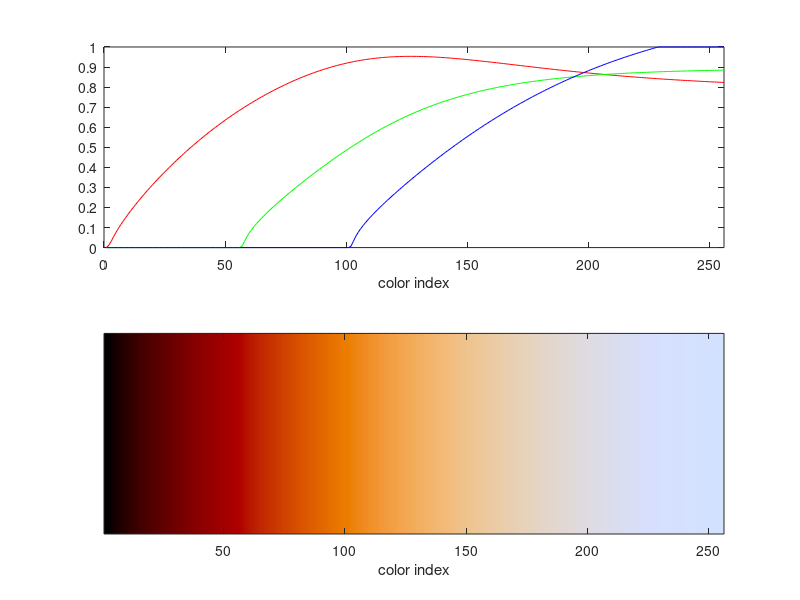
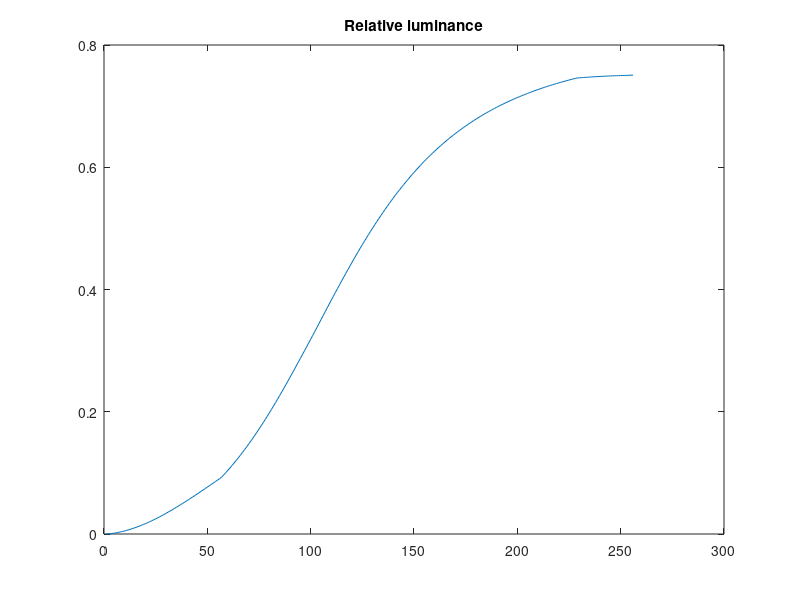
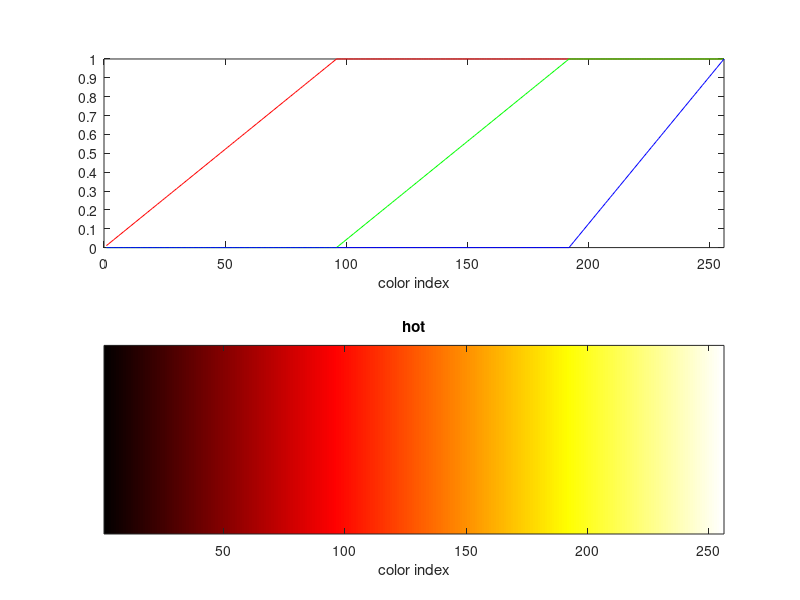
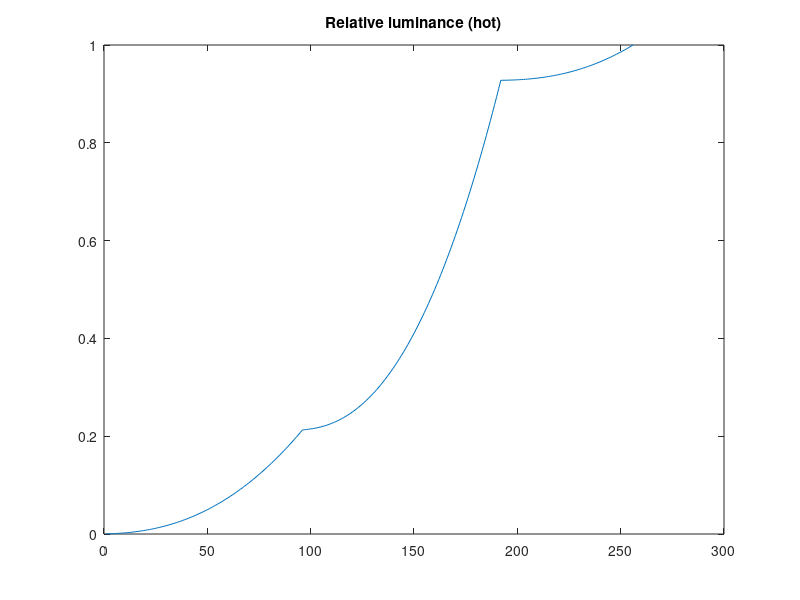

Here is the MATLAB script that generated these plots, in order:
% GNU Octave script
warning ("off", "Octave:broadcast");

% Physical constants, from CODATA 2014
c  = 299792458;
h  = 6.626070040e-34;  % Planck constant
kB = 1.38064852e-23;   % Boltzmann constant
c1 = 2 * h * c * c;
c2 = h * c / kB;
PlanksLaw = @(T, lambda) c1 ./ lambda .^ 5 ./ (exp(c2 ./ lambda ./ T) - 1);

% Temperature range
T0 = 300;
T1 = 12000;
n_div = 256;

% Calculate CIE XYZ of the blackbody spectrum
cmf = load('ciexyzjv.csv');
%T_s = fliplr(1 ./ linspace(1/T1, 1/T0, n_div));
%T_s = linspace(T0, T1, n_div);
e_T = 4;
T_s = linspace(T0^(1/e_T), T1^(1/e_T), n_div).^e_T;
rgb = zeros(length(T_s), 3);
for id_T = 1:length(T_s)
  rgb(id_T, :) = cmf(:, 2:4)' * PlanksLaw(T_s(id_T), cmf(:, 1)*1e-9);
end
rgb ./= rgb(:, 2);  % more uniform lighting
rgb .*= 1 - atan(1 ./ ((T_s-T0+1)' / 2000) .^ 1.5) / pi * 2;  % light adjust
rgb *= 0.8;         % factor to make RGB brighter

% Convert to sRGB
sRGB_M = [
 3.2406 -1.5372 -0.4986
-0.9689  1.8758  0.0415
 0.0557 -0.2040  1.0570];

CSRGB = @(c) (12.92*c).*(c<=0.0031308) + (1.055*c.^(1/2.4)-0.055) .* (1-(c<=0.0031308));

rgb = rgb * sRGB_M';  % CIE XYZ to sRGB RGB (linear)
rgb = CSRGB(rgb);

rgb(rgb>1) = 1;
rgb(rgb<0) = 0;

figure(1);
subplot(2,1,1);
rgbplot(rgb, 'profile');
xlim([0 length(rgb)]);
subplot(2,1,2);
rgbplot(rgb, 'composite');

% inv gamma
invCSRGB = @(cs) (cs/12.92).*(cs<=0.040449936) + (((cs+0.055)/1.055).^2.4) .* (1 - (cs<=0.040449936));
figure(2);
plot(1:length(T_s), invCSRGB(rgb) * [0.2126 0.7152 0.0722]');
title('Relative luminance');

c = rgb;
c(2,:) = [5/255 0 0];  % hand tune, make it brighter

fid = fopen('./blackbody.csv', 'w');
for i=2:length(c)  % ignore the first value, which should be filled by black
  fprintf(fid, '%.16f, %.16f, %.16f\n', c(i,1), c(i,2), c(i,3));
end
fclose(fid);
# then the file balckbody.csv can be read by cm_list.py

%v=int32(floor(flipud(c)*255.99)*[0x10000 0x100 1]');
%s=reshape(sprintf('0x%06x, ', v), 10*8, [])(1:end-1,:)';  s(end)=' '

cm_ex1 = hot(256);

figure(9);
subplot(2,1,1);
rgbplot(cm_ex1, 'profile');
xlim([0 length(cm_ex1)]);
subplot(2,1,2);
rgbplot(cm_ex1, 'composite');
title('hot');

figure(10);
plot(1:length(cm_ex1), invCSRGB(cm_ex1) * [0.2126 0.7152 0.0722]');
title('Relative luminance (hot)');

%{
% approximation
function [x y] = CIE_xy_Temp(T)
  % in CIE xy
  if (T < 4000)
      x = -0.2661239*1e9/T/T/T - 0.2343580*1e6/T/T + 0.8776956*1e3/T + 0.179910;
  else
      x = -3.0258469*1e9/T/T/T + 2.1070379*1e6/T/T + 0.2226347*1e3/T + 0.240390;
  end
  if (T < 2222)
      y = -1.1063814*x*x*x - 1.34811020*x*x + 2.18555832*x - 0.20219683;
  elseif (T < 4000)
      y = -0.9549476*x*x*x - 1.37418593*x*x + 2.09137015*x - 0.16748867;
  else
      y =  3.0817580*x*x*x - 5.87338670*x*x + 3.75112997*x - 0.37001483;
  end
endfunction

function [r,g,b] = rgb_temp(T, Y)
  [x y] = CIE_xy_Temp(T);
  X = Y * x / y;
  Z = Y * (1-x-y) / y;
  CSRGB = @(c) (12.92*c).*(c<=0.0031308) + (1.055*c^(1/2.4)-0.055) .* (1-(c<=0.0031308));
  r = CSRGB( 3.2406*X - 1.5372*Y - 0.4986*Z);
  g = CSRGB(-0.9689*X + 1.8758*Y + 0.0415*Z);
  b = CSRGB( 0.0557*X - 0.2040*Y + 1.0570*Z);
endfunction
%}
